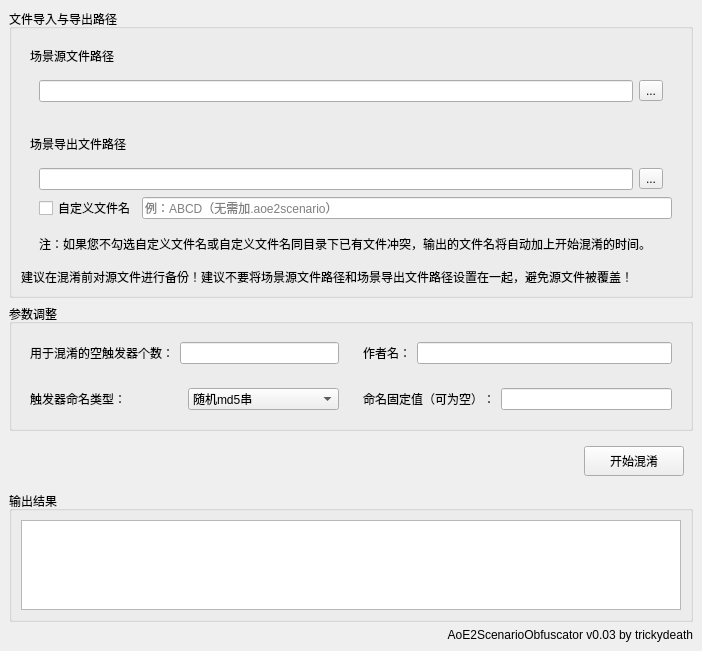
<?xml version="1.0" encoding="UTF-8"?>
<ui version="4.0">
 <class>MainWindow</class>
 <widget class="QMainWindow" name="MainWindow">
  <property name="geometry">
   <rect>
    <x>0</x>
    <y>0</y>
    <width>702</width>
    <height>651</height>
   </rect>
  </property>
  <property name="windowTitle">
   <string>帝国时代2决定版场景触发混淆器(AoE2ScenarioObfuscator)</string>
  </property>
  <widget class="QWidget" name="centralwidget">
   <layout class="QVBoxLayout" name="verticalLayout_4">
    <item>
     <widget class="QGroupBox" name="groupBox">
      <property name="title">
       <string>文件导入与导出路径</string>
      </property>
      <layout class="QVBoxLayout" name="verticalLayout_2">
       <item>
        <widget class="QWidget" name="widget_3" native="true">
         <layout class="QVBoxLayout" name="verticalLayout_3">
          <item>
           <widget class="QLabel" name="label_2">
            <property name="text">
             <string>场景源文件路径</string>
            </property>
           </widget>
          </item>
          <item>
           <widget class="QWidget" name="widget_4" native="true">
            <layout class="QHBoxLayout" name="horizontalLayout_2">
             <item>
              <widget class="QLineEdit" name="SourceFilePath"/>
             </item>
             <item>
              <widget class="QToolButton" name="SourceFilePathButton">
               <property name="text">
                <string>...</string>
               </property>
              </widget>
             </item>
            </layout>
           </widget>
          </item>
         </layout>
        </widget>
       </item>
       <item>
        <widget class="QWidget" name="widget" native="true">
         <layout class="QVBoxLayout" name="verticalLayout">
          <item>
           <widget class="QLabel" name="label">
            <property name="text">
             <string>场景导出文件路径</string>
            </property>
           </widget>
          </item>
          <item>
           <widget class="QWidget" name="widget_10" native="true">
            <layout class="QVBoxLayout" name="verticalLayout_7">
             <property name="leftMargin">
              <number>0</number>
             </property>
             <property name="topMargin">
              <number>0</number>
             </property>
             <property name="rightMargin">
              <number>0</number>
             </property>
             <property name="bottomMargin">
              <number>0</number>
             </property>
             <item>
              <widget class="QWidget" name="widget_2" native="true">
               <layout class="QHBoxLayout" name="horizontalLayout">
                <property name="bottomMargin">
                 <number>0</number>
                </property>
                <item>
                 <widget class="QLineEdit" name="OutputFilePath"/>
                </item>
                <item>
                 <widget class="QToolButton" name="OutputFilePathButton">
                  <property name="text">
                   <string>...</string>
                  </property>
                 </widget>
                </item>
               </layout>
              </widget>
             </item>
             <item>
              <widget class="QWidget" name="widget_11" native="true">
               <layout class="QHBoxLayout" name="horizontalLayout_8">
                <property name="topMargin">
                 <number>0</number>
                </property>
                <property name="rightMargin">
                 <number>0</number>
                </property>
                <item>
                 <widget class="QCheckBox" name="IsCustomFilename">
                  <property name="text">
                   <string>自定义文件名</string>
                  </property>
                 </widget>
                </item>
                <item>
                 <widget class="QLineEdit" name="CustomFilename">
                  <property name="text">
                   <string/>
                  </property>
                  <property name="placeholderText">
                   <string>例：ABCD（无需加.aoe2scenario）</string>
                  </property>
                 </widget>
                </item>
               </layout>
              </widget>
             </item>
            </layout>
           </widget>
          </item>
          <item>
           <widget class="QWidget" name="widget_12" native="true">
            <layout class="QVBoxLayout" name="verticalLayout_8">
             <property name="topMargin">
              <number>0</number>
             </property>
             <property name="bottomMargin">
              <number>0</number>
             </property>
             <item>
              <widget class="QLabel" name="label_9">
               <property name="text">
                <string>注：如果您不勾选自定义文件名或自定义文件名同目录下已有文件冲突，输出的文件名将自动加上开始混淆的时间。</string>
               </property>
              </widget>
             </item>
            </layout>
           </widget>
          </item>
         </layout>
        </widget>
       </item>
       <item>
        <widget class="QLabel" name="label_3">
         <property name="text">
          <string>建议在混淆前对源文件进行备份！建议不要将场景源文件路径和场景导出文件路径设置在一起，避免源文件被覆盖！</string>
         </property>
        </widget>
       </item>
      </layout>
     </widget>
    </item>
    <item>
     <widget class="QGroupBox" name="groupBox_2">
      <property name="title">
       <string>参数调整</string>
      </property>
      <layout class="QGridLayout" name="gridLayout">
       <item row="0" column="0">
        <widget class="QWidget" name="widget_5" native="true">
         <layout class="QHBoxLayout" name="horizontalLayout_3">
          <item>
           <widget class="QLabel" name="label_4">
            <property name="text">
             <string>用于混淆的空触发器个数：</string>
            </property>
           </widget>
          </item>
          <item>
           <widget class="QLineEdit" name="ConfoundedTriggersCount"/>
          </item>
         </layout>
        </widget>
       </item>
       <item row="0" column="1">
        <widget class="QWidget" name="widget_6" native="true">
         <layout class="QHBoxLayout" name="horizontalLayout_4">
          <item>
           <widget class="QLabel" name="label_5">
            <property name="text">
             <string>作者名：</string>
            </property>
           </widget>
          </item>
          <item>
           <widget class="QLineEdit" name="AuthorName"/>
          </item>
         </layout>
        </widget>
       </item>
       <item row="1" column="0">
        <widget class="QWidget" name="widget_8" native="true">
         <layout class="QHBoxLayout" name="horizontalLayout_5">
          <item>
           <widget class="QLabel" name="label_7">
            <property name="text">
             <string>触发器命名类型：</string>
            </property>
           </widget>
          </item>
          <item>
           <widget class="QComboBox" name="NameType">
            <item>
             <property name="text">
              <string>随机md5串</string>
             </property>
            </item>
            <item>
             <property name="text">
              <string>固定值</string>
             </property>
            </item>
           </widget>
          </item>
         </layout>
        </widget>
       </item>
       <item row="1" column="1">
        <widget class="QWidget" name="widget_9" native="true">
         <property name="enabled">
          <bool>true</bool>
         </property>
         <layout class="QHBoxLayout" name="horizontalLayout_7">
          <item>
           <widget class="QLabel" name="label_8">
            <property name="enabled">
             <bool>true</bool>
            </property>
            <property name="text">
             <string>命名固定值（可为空）：</string>
            </property>
           </widget>
          </item>
          <item>
           <widget class="QLineEdit" name="NameValue">
            <property name="enabled">
             <bool>true</bool>
            </property>
           </widget>
          </item>
         </layout>
        </widget>
       </item>
      </layout>
     </widget>
    </item>
    <item>
     <widget class="QWidget" name="widget_7" native="true">
      <layout class="QHBoxLayout" name="horizontalLayout_6">
       <item>
        <spacer name="horizontalSpacer">
         <property name="orientation">
          <enum>Qt::Horizontal</enum>
         </property>
         <property name="sizeHint" stdset="0">
          <size>
           <width>40</width>
           <height>20</height>
          </size>
         </property>
        </spacer>
       </item>
       <item>
        <widget class="QPushButton" name="Start">
         <property name="sizePolicy">
          <sizepolicy hsizetype="Minimum" vsizetype="Minimum">
           <horstretch>0</horstretch>
           <verstretch>0</verstretch>
          </sizepolicy>
         </property>
         <property name="minimumSize">
          <size>
           <width>100</width>
           <height>30</height>
          </size>
         </property>
         <property name="text">
          <string>开始混淆</string>
         </property>
        </widget>
       </item>
      </layout>
     </widget>
    </item>
    <item>
     <widget class="QGroupBox" name="groupBox_3">
      <property name="title">
       <string>输出结果</string>
      </property>
      <layout class="QVBoxLayout" name="verticalLayout_5">
       <item>
        <widget class="QTextBrowser" name="PrintBar"/>
       </item>
      </layout>
     </widget>
    </item>
    <item>
     <widget class="QLabel" name="StatementLabel">
      <property name="text">
       <string>AoE2ScenarioObfuscator v0.03 by trickydeath</string>
      </property>
      <property name="alignment">
       <set>Qt::AlignRight|Qt::AlignTrailing|Qt::AlignVCenter</set>
      </property>
     </widget>
    </item>
   </layout>
  </widget>
 </widget>
 <resources/>
 <connections/>
</ui>
